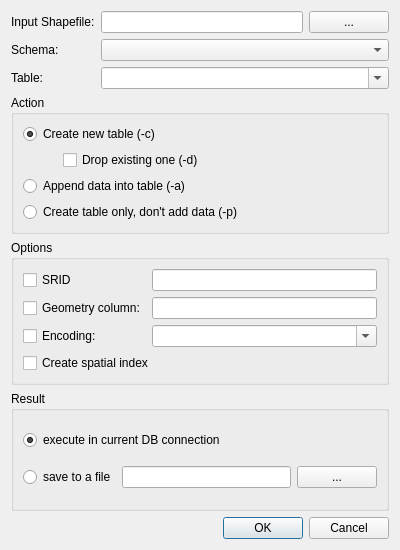
<ui version="4.0" >
 <class>DlgLoadData</class>
 <widget class="QDialog" name="DlgLoadData" >
  <property name="geometry" >
   <rect>
    <x>0</x>
    <y>0</y>
    <width>400</width>
    <height>550</height>
   </rect>
  </property>
  <property name="windowTitle" >
   <string>Load data to PostGIS</string>
  </property>
  <layout class="QVBoxLayout" >
   <item>
    <layout class="QGridLayout" >
     <item row="0" column="0" >
      <widget class="QLabel" name="label" >
       <property name="text" >
        <string>Input Shapefile:</string>
       </property>
      </widget>
     </item>
     <item row="0" column="1" >
      <widget class="QLineEdit" name="editShapefile" />
     </item>
     <item row="0" column="2" >
      <widget class="QPushButton" name="btnSelectShapefile" >
       <property name="text" >
        <string>...</string>
       </property>
      </widget>
     </item>
     <item row="1" column="0" >
      <widget class="QLabel" name="label_2" >
       <property name="text" >
        <string>Schema:</string>
       </property>
      </widget>
     </item>
     <item row="1" column="1" colspan="2" >
      <widget class="QComboBox" name="cboSchema" />
     </item>
     <item row="2" column="0" >
      <widget class="QLabel" name="label_3" >
       <property name="text" >
        <string>Table:</string>
       </property>
      </widget>
     </item>
     <item row="2" column="1" colspan="2" >
      <widget class="QComboBox" name="cboTable" >
       <property name="editable" >
        <bool>true</bool>
       </property>
      </widget>
     </item>
    </layout>
   </item>
   <item>
    <widget class="QGroupBox" name="groupBox" >
     <property name="title" >
      <string>Action</string>
     </property>
     <layout class="QVBoxLayout" >
      <item>
       <widget class="QRadioButton" name="radCreate" >
        <property name="text" >
         <string>Create new table (-c)</string>
        </property>
        <property name="checked" >
         <bool>true</bool>
        </property>
       </widget>
      </item>
      <item>
       <layout class="QHBoxLayout" >
        <item>
         <spacer>
          <property name="orientation" >
           <enum>Qt::Horizontal</enum>
          </property>
          <property name="sizeType" >
           <enum>QSizePolicy::Fixed</enum>
          </property>
          <property name="sizeHint" >
           <size>
            <width>40</width>
            <height>20</height>
           </size>
          </property>
         </spacer>
        </item>
        <item>
         <widget class="QCheckBox" name="chkDropTable" >
          <property name="text" >
           <string>Drop existing one (-d)</string>
          </property>
         </widget>
        </item>
       </layout>
      </item>
      <item>
       <widget class="QRadioButton" name="radAppend" >
        <property name="text" >
         <string>Append data into table (-a)</string>
        </property>
       </widget>
      </item>
      <item>
       <widget class="QRadioButton" name="radCreateOnly" >
        <property name="text" >
         <string>Create table only, don't add data (-p)</string>
        </property>
       </widget>
      </item>
     </layout>
    </widget>
   </item>
   <item>
    <widget class="QGroupBox" name="groupBox_2" >
     <property name="title" >
      <string>Options</string>
     </property>
     <layout class="QGridLayout" >
      <item row="0" column="0" >
       <widget class="QCheckBox" name="chkSrid" >
        <property name="text" >
         <string>SRID</string>
        </property>
       </widget>
      </item>
      <item row="0" column="1" >
       <widget class="QLineEdit" name="editSrid" />
      </item>
      <item row="1" column="0" >
       <widget class="QCheckBox" name="chkGeomColumn" >
        <property name="text" >
         <string>Geometry column:</string>
        </property>
       </widget>
      </item>
      <item row="1" column="1" >
       <widget class="QLineEdit" name="editGeomColumn" />
      </item>
      <item row="2" column="0" >
       <widget class="QCheckBox" name="chkEncoding" >
        <property name="text" >
         <string>Encoding:</string>
        </property>
       </widget>
      </item>
      <item row="2" column="1" >
       <widget class="QComboBox" name="cboEncoding" >
        <property name="editable" >
         <bool>true</bool>
        </property>
       </widget>
      </item>
      <item row="3" column="0" colspan="2" >
       <widget class="QCheckBox" name="chkSpatialIndex" >
        <property name="text" >
         <string>Create spatial index</string>
        </property>
       </widget>
      </item>
     </layout>
    </widget>
   </item>
   <item>
    <widget class="QGroupBox" name="groupBox_3" >
     <property name="title" >
      <string>Result</string>
     </property>
     <layout class="QVBoxLayout" >
      <item>
       <widget class="QRadioButton" name="radExec" >
        <property name="text" >
         <string>execute in current DB connection</string>
        </property>
        <property name="checked" >
         <bool>true</bool>
        </property>
       </widget>
      </item>
      <item>
       <layout class="QHBoxLayout" >
        <item>
         <widget class="QRadioButton" name="radSave" >
          <property name="text" >
           <string>save to a file</string>
          </property>
         </widget>
        </item>
        <item>
         <widget class="QLineEdit" name="editOutputFile" />
        </item>
        <item>
         <widget class="QPushButton" name="btnSelectOutputFile" >
          <property name="text" >
           <string>...</string>
          </property>
         </widget>
        </item>
       </layout>
      </item>
     </layout>
    </widget>
   </item>
   <item>
    <widget class="QDialogButtonBox" name="buttonBox" >
     <property name="orientation" >
      <enum>Qt::Horizontal</enum>
     </property>
     <property name="standardButtons" >
      <set>QDialogButtonBox::Cancel|QDialogButtonBox::NoButton|QDialogButtonBox::Ok</set>
     </property>
    </widget>
   </item>
  </layout>
 </widget>
 <tabstops>
  <tabstop>editShapefile</tabstop>
  <tabstop>btnSelectShapefile</tabstop>
  <tabstop>cboSchema</tabstop>
  <tabstop>cboTable</tabstop>
  <tabstop>radCreate</tabstop>
  <tabstop>chkDropTable</tabstop>
  <tabstop>radAppend</tabstop>
  <tabstop>radCreateOnly</tabstop>
  <tabstop>chkSrid</tabstop>
  <tabstop>editSrid</tabstop>
  <tabstop>chkGeomColumn</tabstop>
  <tabstop>editGeomColumn</tabstop>
  <tabstop>chkEncoding</tabstop>
  <tabstop>cboEncoding</tabstop>
  <tabstop>chkSpatialIndex</tabstop>
  <tabstop>radExec</tabstop>
  <tabstop>radSave</tabstop>
  <tabstop>editOutputFile</tabstop>
  <tabstop>btnSelectOutputFile</tabstop>
  <tabstop>buttonBox</tabstop>
 </tabstops>
 <resources/>
 <connections>
  <connection>
   <sender>buttonBox</sender>
   <signal>accepted()</signal>
   <receiver>DlgLoadData</receiver>
   <slot>accept()</slot>
   <hints>
    <hint type="sourcelabel" >
     <x>248</x>
     <y>254</y>
    </hint>
    <hint type="destinationlabel" >
     <x>157</x>
     <y>274</y>
    </hint>
   </hints>
  </connection>
  <connection>
   <sender>buttonBox</sender>
   <signal>rejected()</signal>
   <receiver>DlgLoadData</receiver>
   <slot>reject()</slot>
   <hints>
    <hint type="sourcelabel" >
     <x>316</x>
     <y>260</y>
    </hint>
    <hint type="destinationlabel" >
     <x>286</x>
     <y>274</y>
    </hint>
   </hints>
  </connection>
 </connections>
</ui>
